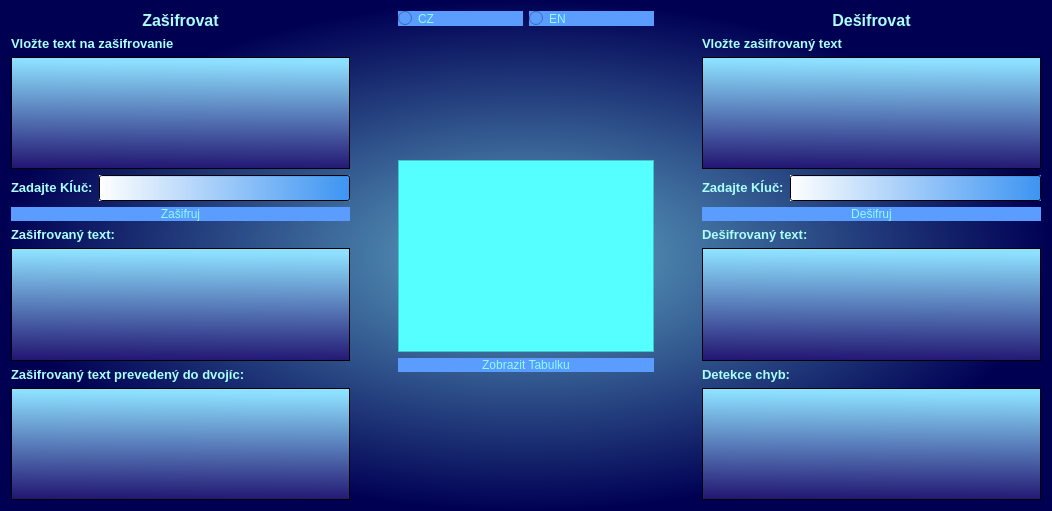
<?xml version="1.0" encoding="UTF-8"?>
<ui version="4.0">
 <class>Dialog</class>
 <widget class="QDialog" name="Dialog">
  <property name="geometry">
   <rect>
    <x>0</x>
    <y>0</y>
    <width>1052</width>
    <height>511</height>
   </rect>
  </property>
  <property name="windowTitle">
   <string>PlaiFair</string>
  </property>
  <property name="autoFillBackground">
   <bool>false</bool>
  </property>
  <property name="styleSheet">
   <string notr="true">
background-color: qradialgradient(spread:pad, cx:0.5, cy:0.5, radius:0.5, fx:0.5, fy:0.5, stop:0 rgba(97, 170, 198, 255), stop:1 rgba(0, 0, 83, 255));</string>
  </property>
  <property name="sizeGripEnabled">
   <bool>false</bool>
  </property>
  <property name="modal">
   <bool>false</bool>
  </property>
  <layout class="QHBoxLayout" name="horizontalLayout_7">
   <item>
    <layout class="QVBoxLayout" name="verticalLayout_6">
     <item>
      <widget class="QLabel" name="label">
       <property name="styleSheet">
        <string notr="true">background-color: qlineargradient(spread:pad, x1:0, y1:0, x2:1, y2:0, stop:0 rgba(0, 0, 0, 0), stop:1 rgba(255, 255, 255, 0));</string>
       </property>
       <property name="text">
        <string>&lt;html&gt;&lt;head/&gt;&lt;body&gt;&lt;p align=&quot;center&quot;&gt;&lt;span style=&quot; font-size:12pt; font-weight:600; color:#aaffff;&quot;&gt;Zašifrovat&lt;/span&gt;&lt;/p&gt;&lt;/body&gt;&lt;/html&gt;</string>
       </property>
      </widget>
     </item>
     <item>
      <layout class="QVBoxLayout" name="verticalLayout_5">
       <item>
        <layout class="QVBoxLayout" name="verticalLayout_2">
         <item>
          <widget class="QLabel" name="label_11">
           <property name="styleSheet">
            <string notr="true">background-color: qlineargradient(spread:pad, x1:0, y1:0, x2:1, y2:0, stop:0 rgba(0, 0, 0, 0), stop:1 rgba(255, 255, 255, 0));</string>
           </property>
           <property name="text">
            <string>&lt;html&gt;&lt;head/&gt;&lt;body&gt;&lt;p&gt;&lt;span style=&quot; font-size:10pt; font-weight:600; color:#aaffff;&quot;&gt;Vložte text na zašifrovanie&lt;/span&gt;&lt;/p&gt;&lt;/body&gt;&lt;/html&gt;</string>
           </property>
          </widget>
         </item>
         <item>
          <widget class="QTextEdit" name="textEditOpenText">
           <property name="styleSheet">
            <string notr="true">background-color: qlineargradient(spread:pad, x1:0.413, y1:1, x2:0.432836, y2:0.04, stop:0 rgba(34, 21, 113, 255), stop:1 rgba(141, 224, 255, 255));
 font-family: 'Droid Sans', sans-serif; font-size: 15px; font-weight: 500; line-height: 24px; color: rgb(0, 0, 0);</string>
           </property>
           <property name="html">
            <string>&lt;!DOCTYPE HTML PUBLIC &quot;-//W3C//DTD HTML 4.0//EN&quot; &quot;http://www.w3.org/TR/REC-html40/strict.dtd&quot;&gt;
&lt;html&gt;&lt;head&gt;&lt;meta name=&quot;qrichtext&quot; content=&quot;1&quot; /&gt;&lt;style type=&quot;text/css&quot;&gt;
p, li { white-space: pre-wrap; }
&lt;/style&gt;&lt;/head&gt;&lt;body style=&quot; font-family:'Droid Sans,sans-serif'; font-size:15px; font-weight:496; font-style:normal;&quot;&gt;
&lt;p style=&quot;-qt-paragraph-type:empty; margin-top:0px; margin-bottom:0px; margin-left:0px; margin-right:0px; -qt-block-indent:0; text-indent:0px; font-family:'MS Shell Dlg 2'; font-size:7.8pt; font-weight:400;&quot;&gt;&lt;br /&gt;&lt;/p&gt;&lt;/body&gt;&lt;/html&gt;</string>
           </property>
          </widget>
         </item>
        </layout>
       </item>
       <item>
        <layout class="QVBoxLayout" name="verticalLayout">
         <item>
          <layout class="QHBoxLayout" name="horizontalLayout">
           <item>
            <widget class="QLabel" name="label_2">
             <property name="styleSheet">
              <string notr="true">background-color: qlineargradient(spread:pad, x1:0, y1:0, x2:1, y2:0, stop:0 rgba(0, 0, 0, 0), stop:1 rgba(255, 255, 255, 0));</string>
             </property>
             <property name="text">
              <string>&lt;html&gt;&lt;head/&gt;&lt;body&gt;&lt;p&gt;&lt;span style=&quot; font-size:10pt; font-weight:600; color:#aaffff;&quot;&gt;Zadajte Kĺuč:&lt;/span&gt;&lt;/p&gt;&lt;/body&gt;&lt;/html&gt;</string>
             </property>
            </widget>
           </item>
           <item>
            <widget class="QLineEdit" name="lineEditKlicZasifrovat">
             <property name="styleSheet">
              <string notr="true">background-color: qlineargradient(spread:pad, x1:1, y1:0, x2:0, y2:0, stop:0 rgba(60, 148, 242, 255), stop:1 rgba(255, 255, 255, 255));
 font-family: 'Droid Sans', sans-serif; font-size: 15px; font-weight: 500; line-height: 24px; color: rgb(0, 0, 0);</string>
             </property>
             <property name="text">
              <string/>
             </property>
            </widget>
           </item>
          </layout>
         </item>
         <item>
          <widget class="QPushButton" name="btnZasifruj">
           <property name="styleSheet">
            <string notr="true">border-radius:10px;
background-color:rgb(90, 156, 255);
font:87 12pt &quot;Arial Black&quot;;
color:rgb(139, 255, 248)
</string>
           </property>
           <property name="text">
            <string>Zašifruj</string>
           </property>
          </widget>
         </item>
        </layout>
       </item>
       <item>
        <layout class="QVBoxLayout" name="verticalLayout_4">
         <item>
          <widget class="QLabel" name="label_3">
           <property name="styleSheet">
            <string notr="true">background-color: qlineargradient(spread:pad, x1:0, y1:0, x2:1, y2:0, stop:0 rgba(0, 0, 0, 0), stop:1 rgba(255, 255, 255, 0));</string>
           </property>
           <property name="text">
            <string>&lt;html&gt;&lt;head/&gt;&lt;body&gt;&lt;p&gt;&lt;span style=&quot; font-size:10pt; font-weight:600; color:#aaffff;&quot;&gt;Zašifrovaný text:&lt;/span&gt;&lt;/p&gt;&lt;/body&gt;&lt;/html&gt;</string>
           </property>
          </widget>
         </item>
         <item>
          <widget class="QTextEdit" name="textEditZasifrovanyText">
           <property name="styleSheet">
            <string notr="true">background-color: qlineargradient(spread:pad, x1:0.413, y1:1, x2:0.432836, y2:0.04, stop:0 rgba(34, 21, 113, 255), stop:1 rgba(141, 224, 255, 255));
 font-family: 'Droid Sans', sans-serif; font-size: 15px; font-weight: 500; line-height: 24px; color: rgb(0, 0, 0);</string>
           </property>
          </widget>
         </item>
        </layout>
       </item>
       <item>
        <layout class="QVBoxLayout" name="verticalLayout_3">
         <item>
          <widget class="QLabel" name="label_5">
           <property name="styleSheet">
            <string notr="true">background-color: qlineargradient(spread:pad, x1:0, y1:0, x2:1, y2:0, stop:0 rgba(0, 0, 0, 0), stop:1 rgba(255, 255, 255, 0));</string>
           </property>
           <property name="text">
            <string>&lt;html&gt;&lt;head/&gt;&lt;body&gt;&lt;p&gt;&lt;span style=&quot; font-size:10pt; font-weight:600; color:#aaffff;&quot;&gt;Zašifrovaný text prevedený do dvojíc:&lt;/span&gt;&lt;/p&gt;&lt;/body&gt;&lt;/html&gt;</string>
           </property>
          </widget>
         </item>
         <item>
          <widget class="QTextEdit" name="textEditZasifrovaneDvojice">
           <property name="styleSheet">
            <string notr="true">background-color: qlineargradient(spread:pad, x1:0.413, y1:1, x2:0.432836, y2:0.04, stop:0 rgba(34, 21, 113, 255), stop:1 rgba(141, 224, 255, 255));
 font-family: 'Droid Sans', sans-serif; font-size: 15px; font-weight: 500; line-height: 24px; color: rgb(0, 0, 0);</string>
           </property>
          </widget>
         </item>
        </layout>
       </item>
      </layout>
     </item>
    </layout>
   </item>
   <item>
    <layout class="QHBoxLayout" name="horizontalLayout_3">
     <item>
      <spacer name="horizontalSpacer">
       <property name="orientation">
        <enum>Qt::Horizontal</enum>
       </property>
       <property name="sizeHint" stdset="0">
        <size>
         <width>40</width>
         <height>20</height>
        </size>
       </property>
      </spacer>
     </item>
     <item>
      <layout class="QVBoxLayout" name="verticalLayout_13">
       <item>
        <layout class="QHBoxLayout" name="horizontalLayout_5">
         <item>
          <widget class="QRadioButton" name="radioButtonCZ">
           <property name="styleSheet">
            <string notr="true">border-radius:10px;
background-color:rgb(90, 156, 255);
font:87 12pt &quot;Arial Black&quot;;
color:rgb(139, 255, 248)
</string>
           </property>
           <property name="text">
            <string>CZ</string>
           </property>
          </widget>
         </item>
         <item>
          <widget class="QRadioButton" name="radioButtonEN">
           <property name="styleSheet">
            <string notr="true">border-radius:10px;
background-color:rgb(90, 156, 255);
font:87 12pt &quot;Arial Black&quot;;
color:rgb(139, 255, 248)
</string>
           </property>
           <property name="text">
            <string>EN</string>
           </property>
          </widget>
         </item>
        </layout>
       </item>
       <item>
        <spacer name="verticalSpacer">
         <property name="orientation">
          <enum>Qt::Vertical</enum>
         </property>
         <property name="sizeHint" stdset="0">
          <size>
           <width>20</width>
           <height>40</height>
          </size>
         </property>
        </spacer>
       </item>
       <item>
        <widget class="QTableWidget" name="tableWidgetTabulka">
         <property name="styleSheet">
          <string notr="true">background-color: rgb(85, 255, 255);
 font-family: 'Droid Sans', sans-serif; font-size: 15px; font-weight: 500; line-height: 24px; color: rgb(0, 0, 0);</string>
         </property>
        </widget>
       </item>
       <item>
        <widget class="QPushButton" name="pushButtonZobrazTabulku">
         <property name="styleSheet">
          <string notr="true">border-radius:10px;
background-color:rgb(90, 156, 255);
font:87 12pt &quot;Arial Black&quot;;
color:rgb(139, 255, 248)
</string>
         </property>
         <property name="text">
          <string>Zobrazit Tabulku</string>
         </property>
        </widget>
       </item>
       <item>
        <spacer name="verticalSpacer_2">
         <property name="orientation">
          <enum>Qt::Vertical</enum>
         </property>
         <property name="sizeHint" stdset="0">
          <size>
           <width>20</width>
           <height>40</height>
          </size>
         </property>
        </spacer>
       </item>
      </layout>
     </item>
     <item>
      <spacer name="horizontalSpacer_2">
       <property name="orientation">
        <enum>Qt::Horizontal</enum>
       </property>
       <property name="sizeHint" stdset="0">
        <size>
         <width>40</width>
         <height>20</height>
        </size>
       </property>
      </spacer>
     </item>
    </layout>
   </item>
   <item>
    <layout class="QVBoxLayout" name="verticalLayout_14">
     <item>
      <widget class="QLabel" name="label_4">
       <property name="styleSheet">
        <string notr="true">background-color: qlineargradient(spread:pad, x1:0, y1:0, x2:1, y2:0, stop:0 rgba(0, 0, 0, 0), stop:1 rgba(255, 255, 255, 0));</string>
       </property>
       <property name="text">
        <string>&lt;html&gt;&lt;head/&gt;&lt;body&gt;&lt;p align=&quot;center&quot;&gt;&lt;span style=&quot; font-size:12pt; font-weight:600; color:#aaffff;&quot;&gt;Dešifrovat&lt;/span&gt;&lt;/p&gt;&lt;/body&gt;&lt;/html&gt;</string>
       </property>
      </widget>
     </item>
     <item>
      <layout class="QVBoxLayout" name="verticalLayout_15">
       <item>
        <layout class="QVBoxLayout" name="verticalLayout_16">
         <item>
          <widget class="QLabel" name="label_12">
           <property name="styleSheet">
            <string notr="true">background-color: qlineargradient(spread:pad, x1:0, y1:0, x2:1, y2:0, stop:0 rgba(0, 0, 0, 0), stop:1 rgba(255, 255, 255, 0));</string>
           </property>
           <property name="text">
            <string>&lt;html&gt;&lt;head/&gt;&lt;body&gt;&lt;p&gt;&lt;span style=&quot; font-size:10pt; font-weight:600; color:#aaffff;&quot;&gt;Vložte zašifrovaný text&lt;/span&gt;&lt;/p&gt;&lt;/body&gt;&lt;/html&gt;</string>
           </property>
          </widget>
         </item>
         <item alignment="Qt::AlignVCenter">
          <widget class="QTextEdit" name="textEditZasNaDesText">
           <property name="styleSheet">
            <string notr="true">background-color: qlineargradient(spread:pad, x1:0.413, y1:1, x2:0.432836, y2:0.04, stop:0 rgba(34, 21, 113, 255), stop:1 rgba(141, 224, 255, 255));
 font-family: 'Droid Sans', sans-serif; font-size: 15px; font-weight: 500; line-height: 24px; color: rgb(0, 0, 0);</string>
           </property>
           <property name="html">
            <string>&lt;!DOCTYPE HTML PUBLIC &quot;-//W3C//DTD HTML 4.0//EN&quot; &quot;http://www.w3.org/TR/REC-html40/strict.dtd&quot;&gt;
&lt;html&gt;&lt;head&gt;&lt;meta name=&quot;qrichtext&quot; content=&quot;1&quot; /&gt;&lt;style type=&quot;text/css&quot;&gt;
p, li { white-space: pre-wrap; }
&lt;/style&gt;&lt;/head&gt;&lt;body style=&quot; font-family:'Droid Sans,sans-serif'; font-size:15px; font-weight:496; font-style:normal;&quot;&gt;
&lt;p style=&quot;-qt-paragraph-type:empty; margin-top:0px; margin-bottom:0px; margin-left:0px; margin-right:0px; -qt-block-indent:0; text-indent:0px; font-family:'MS Shell Dlg 2'; font-size:7.8pt; font-weight:400;&quot;&gt;&lt;br /&gt;&lt;/p&gt;&lt;/body&gt;&lt;/html&gt;</string>
           </property>
          </widget>
         </item>
        </layout>
       </item>
       <item>
        <layout class="QVBoxLayout" name="verticalLayout_17">
         <item>
          <layout class="QHBoxLayout" name="horizontalLayout_4">
           <item>
            <widget class="QLabel" name="label_13">
             <property name="styleSheet">
              <string notr="true">background-color: qlineargradient(spread:pad, x1:0, y1:0, x2:1, y2:0, stop:0 rgba(0, 0, 0, 0), stop:1 rgba(255, 255, 255, 0));</string>
             </property>
             <property name="text">
              <string>&lt;html&gt;&lt;head/&gt;&lt;body&gt;&lt;p&gt;&lt;span style=&quot; font-size:10pt; font-weight:600; color:#aaffff;&quot;&gt;Zadajte Kĺuč:&lt;/span&gt;&lt;/p&gt;&lt;/body&gt;&lt;/html&gt;</string>
             </property>
            </widget>
           </item>
           <item>
            <widget class="QLineEdit" name="lineEditKlicDesifrovat">
             <property name="styleSheet">
              <string notr="true">background-color: qlineargradient(spread:pad, x1:1, y1:0, x2:0, y2:0, stop:0 rgba(60, 148, 242, 255), stop:1 rgba(255, 255, 255, 255));
 font-family: 'Droid Sans', sans-serif; font-size: 15px; font-weight: 500; line-height: 24px; color: rgb(0, 0, 0);</string>
             </property>
            </widget>
           </item>
          </layout>
         </item>
         <item>
          <widget class="QPushButton" name="btnDesifruj">
           <property name="styleSheet">
            <string notr="true">border-radius:10px;
background-color:rgb(90, 156, 255);
font:87 12pt &quot;Arial Black&quot;;
color:rgb(139, 255, 248)
</string>
           </property>
           <property name="text">
            <string>Dešifruj</string>
           </property>
          </widget>
         </item>
        </layout>
       </item>
       <item>
        <layout class="QVBoxLayout" name="verticalLayout_18">
         <item>
          <widget class="QLabel" name="label_14">
           <property name="styleSheet">
            <string notr="true">background-color: qlineargradient(spread:pad, x1:0, y1:0, x2:1, y2:0, stop:0 rgba(0, 0, 0, 0), stop:1 rgba(255, 255, 255, 0));</string>
           </property>
           <property name="text">
            <string>&lt;html&gt;&lt;head/&gt;&lt;body&gt;&lt;p&gt;&lt;span style=&quot; font-size:10pt; font-weight:600; color:#aaffff;&quot;&gt;Dešifrovaný text:&lt;/span&gt;&lt;/p&gt;&lt;/body&gt;&lt;/html&gt;</string>
           </property>
          </widget>
         </item>
         <item>
          <widget class="QTextEdit" name="textEditDesifrovanyText">
           <property name="styleSheet">
            <string notr="true">background-color: qlineargradient(spread:pad, x1:0.413, y1:1, x2:0.432836, y2:0.04, stop:0 rgba(34, 21, 113, 255), stop:1 rgba(141, 224, 255, 255));
 font-family: 'Droid Sans', sans-serif; font-size: 15px; font-weight: 500; line-height: 24px; color: rgb(0, 0, 0);</string>
           </property>
          </widget>
         </item>
        </layout>
       </item>
       <item>
        <layout class="QVBoxLayout" name="verticalLayout_19">
         <item>
          <widget class="QLabel" name="label_15">
           <property name="styleSheet">
            <string notr="true">background-color: qlineargradient(spread:pad, x1:0, y1:0, x2:1, y2:0, stop:0 rgba(0, 0, 0, 0), stop:1 rgba(255, 255, 255, 0));</string>
           </property>
           <property name="text">
            <string>&lt;html&gt;&lt;head/&gt;&lt;body&gt;&lt;p&gt;&lt;span style=&quot; font-size:10pt; font-weight:600; color:#aaffff;&quot;&gt;Detekce chyb:&lt;/span&gt;&lt;/p&gt;&lt;/body&gt;&lt;/html&gt;</string>
           </property>
          </widget>
         </item>
         <item>
          <widget class="QTextEdit" name="textEditChyby">
           <property name="styleSheet">
            <string notr="true">background-color: qlineargradient(spread:pad, x1:0.413, y1:1, x2:0.432836, y2:0.04, stop:0 rgba(34, 21, 113, 255), stop:1 rgba(141, 224, 255, 255));
 font-family: 'Droid Sans', sans-serif; font-size: 15px; font-weight: 500; line-height: 24px; color: rgb(255, 0, 0);</string>
           </property>
          </widget>
         </item>
        </layout>
       </item>
      </layout>
     </item>
    </layout>
   </item>
  </layout>
 </widget>
 <resources/>
 <connections/>
</ui>
